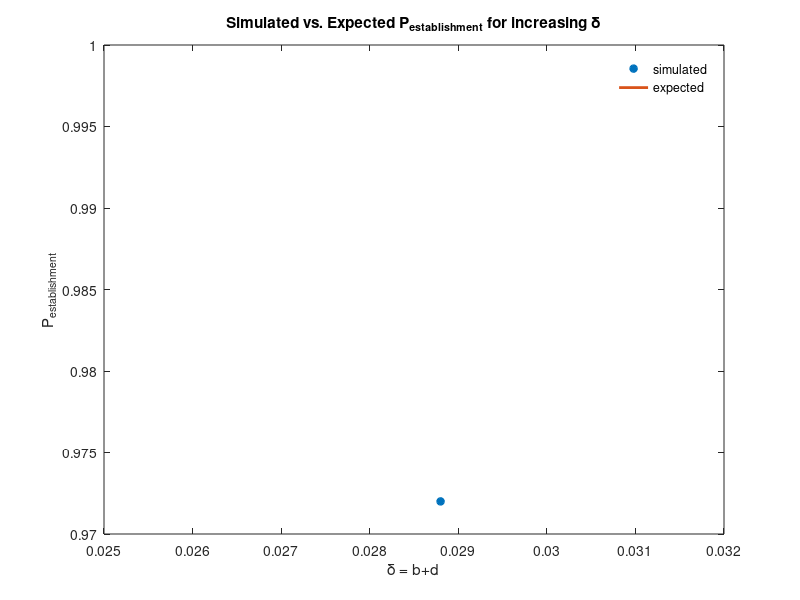
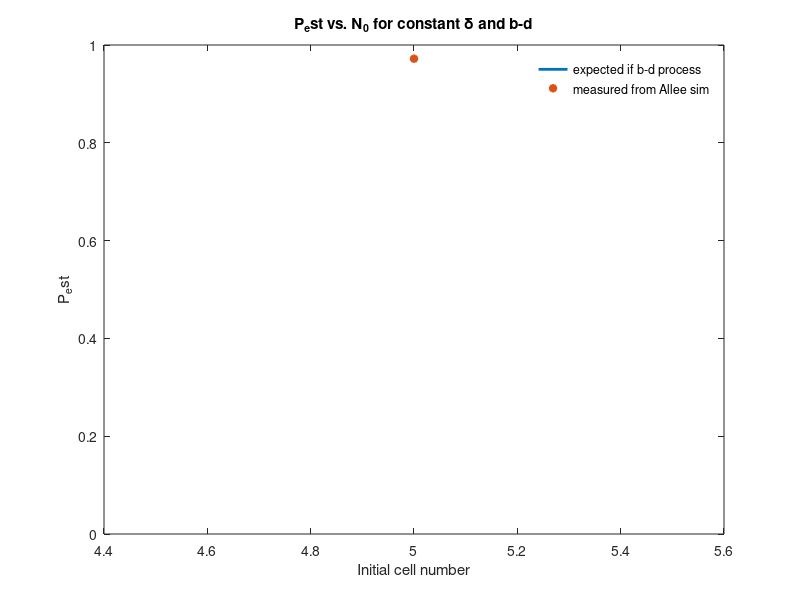
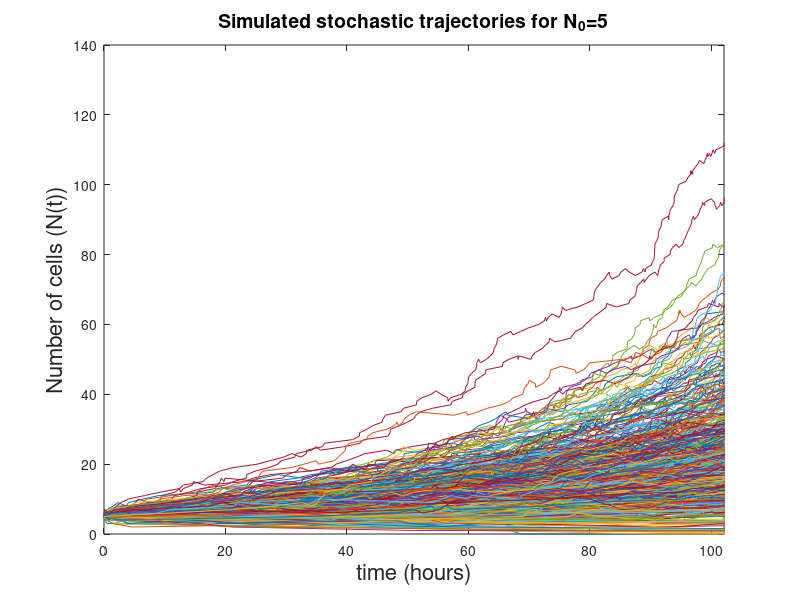

Recreate these plots in MATLAB, in order. (Note: a time limit stopped this script after it produced the figures.)
% Moment- Approach fitting of stochastic birth-death-Allee process for small cell
% number data

% This code is first attempt to use moment-approach (so mean and
% variance)of N(t) trajectories to fit small cell number well data.

% We will start by simulating stochastic cell trajectories using a set b
% and d, and A , and see if we can use the following equations for <n(t)> and V(t)
% to perform parameter estimation in Bayesian framework
% For random birth death process we have:

%d<n>/dt=(b-d)<n>(1-A/<n>)


close all; clear all; clc

% Start by generating 20 n0=1 trajectories
% assume birth rate = 0.0238, death rate = 0.005
% Set up time and N counter
Ninit = [1 2 3 4 5 6 7];
Ninit = 5;
for i = 1:length(Ninit)
b = 0.0233 + .0005; % birth rate
d = 0.0045 + .0005; % death rate
delta= b+d;
A = 2;
%birth_n = b*N; % birth hazard function
%death_n = d*N; % death hazard function
num_samps = 500;
num_iters = 150;
take_offs = 0;
state = zeros(num_iters,num_samps);
tstate = zeros(num_iters,num_samps);
state(1,:) = Ninit(i); % at time 0, number of cells =N
tjump(1, :) = 0; % start at time 0
ct_extinct = 0;
for j = 1:num_samps

    N=Ninit(i);
    N0 = N;
    time(1)= 0;
for k = 2:num_iters
    birth_n = (b*N)-(b-d)*A; % birth 
    if birth_n <0
        birth_n = 0;
    end
    death_n = d*N; % death 
    if N==0
        N=0;
    else
        r = rand;
        if r< (birth_n)/(birth_n+death_n)
        N = N+1;
        end
        if r>= (birth_n)/(birth_n+death_n)
        N = N-1;
        end
    end
    state(k, j) = N;
    % set time step to be proportional
    r2=rand;
    tstep =-log(r2)/(birth_n + death_n);
    if tstep == Inf
        % make tstep same as previous?
        tstep = 1;
    end
    time = time + tstep;
    tstate(k,j) = time;
    
    % If N goes below 0, cells go extinct, N=0 throughout
    if N <= 0
       state(k:end,j) = 0;
    end
   
end
    
    thres = 0;
     if state(end,j) > thres
        take_offs= take_offs +1;
     end 
    ind(j) = state(end,j)>thres;


end
  P_takeoff(i)= take_offs/num_samps;
  P_tkoff_theor(i) = 1-((d/b).^Ninit(i));
  end

% find minimum time "measured"
tmin = min(tstate(end, :));

% add constant technical noise to data
sigmaT = 0; % guess that on average count is off by one quarter of a cell?
state = state+ round(normrnd(0, sigmaT,size(state)));
% eliminate those below 0
for j=1:size(state,1)
    for i = 1:size(state,2)
        if state(j,i)<0
            state(j,i)=0;
        end
    end
end
%% Plot P_est with simulated data vs expected value
figure;
plot(delta,P_takeoff, '*', 'LineWidth',2)
hold on
plot(delta, P_tkoff_theor,'-','LineWidth',2)
xlabel('\delta = b+d')
ylabel('P_{establishment}')
title('Simulated vs. Expected P_{establishment} for increasing \delta')
legend('simulated', 'expected')
legend boxoff


P_est_theor=1-((d/b).^Ninit);

figure;
plot(Ninit, P_est_theor,'-', 'LineWidth',2)
hold on
plot(Ninit,P_takeoff, '*', 'LineWidth',2)
xlabel('Initial cell number')
ylabel('P_est')
title('P_est vs. N_{0} for constant \delta and b-d')
legend('expected if b-d process', 'measured from Allee sim')
legend boxoff
ylim([0 1])
%% Plot simulated cell number trajectories out to minimum time reached
figure;
hold off
for j = 1:num_samps
plot(tstate(:,j), state(:,j))
hold on
end
xlim([0, tmin])
xlabel('time (hours)', 'FontSize', 16)
ylabel('Number of cells (N(t))', 'FontSize', 16)
title('Simulated stochastic trajectories for N_{0}=5', 'FontSize', 14)
%title(['Simulated N(t) trajectories for b=', num2str(b), ' & d=', num2str(d)])


%% UNIFORM SAMPLING from stochastic trajectories 
%Want to smooth by sampling from N at tsamp
tstart=0;
tint=2;

tsamp = tstart:tint:100+tstart;
for j = 1:num_samps
    tstoch = tstate(:,j);
    Nstoch = state(:,j);

for i = 1:length(tsamp)
    % find nearest tstate that is less that tsamp
    ind =find(tstoch<=tsamp(i),1,'last');
    tfind = tstoch(ind);
    Nsamp(i,j)=Nstoch(ind);
end

end
mu_data = mean(Nsamp,2);
figure;
hold on 
for j = 1:num_samps
plot(tsamp,Nsamp(:,j), 'r.');
hold on
plot(tstate(:,j), state(:,j),'b.');
end
plot(tsamp, mu_data, 'k-', 'LineWidth',3)
xlabel ('time (hours)')
ylabel('number of cells')
xlim([0, tsamp(end)])
%title('Mean value of N in time for N0=5, A = 2')
%% Expected values for Allee model
% need to change all ODEs
% tsamp =tsamp(5:end);
% mu_data = mean(Nsamp,2);
% n_2_data = mean((Nsamp.^2),2);
% n_3_data = mean((Nsamp.^3),2);
% n_4_data = mean((Nsamp.^4),2);
% var_data = n_2_data - ((mu_data).^2);
% var4_data = n_4_data - ((mu_data).^4);
% V0= var_data(5);
% N0 = mu_data(5);

V0=0;
C_init(1)=N0;
C_init(2)=N0.^2;
C_init(3) = V0;
C_init(4)= N0.^3;
C_init(5)= N0.^4;
C_init(6) = V0;


f = @(t,C) [((b-d)*C(1)-(b-d)*A); % dn/dt
             2*C(2).*(b-d) - (2*C(1).*(b-d)*A) + (C(1).*(b+d))-((b-d)*A);   % dn2/dt
            (2*C(2).*(b-d) - (2*C(1).*(b-d)*A) + (C(1).*(b+d))-((b-d)*A)-(2*C(1).*((b-d)*C(1)-(b-d)*A))); % dV/dt
            (3*C(4).*(b-d)) + (3*C(2).*(b+d)-3*C(2)*(b-d)*A) - (3*C(1).*(b-d)*A)-((b-d)*A);%dn3dt
            (4*C(5).*(b-d)) + (6*C(4).*(b+d))-(4*C(4)*(b-d)*A)+(4*C(2).*(b-d))-(6*C(2).*(b-d)*A)+ (C(1).*(b+d))+...
            (4*C(1).*(b-d)*A)-((b-d)*A); %dn4dt
            (4*C(5).*(b-d)) + (6*C(4).*(b+d))-(4*C(4).*(b-d)*A)+(4*C(2).*(b-d))-(6*C(2).*(b-d)*A)+ (C(1).*(b+d))+...
            (4*C(1).*(b-d)*A)-((b-d)*A)-(4.*((C(1)).^3)*(((b-d).*C(1)-(b-d)*A)))];

options1 = odeset('Refine',1);  
options = odeset(options1,'NonNegative',1:6);
[t,C]=ode45(f, tsamp,C_init, options);
mu_C= C(:,1);
n2_C= C(:,2);
v2_C=C(:,3);
n3_C = C(:,4);
n4_C = C(:,5);
v4_C=C(:,6);

%% Plot Sampled Data from Stochastic Simulations alongside expected values of mean and variance
mu_data = mean(Nsamp,2);
n_2_data = mean((Nsamp.^2),2);
n_3_data = mean((Nsamp.^3),2);
n_4_data = mean((Nsamp.^4),2);
var_data = n_2_data - ((mu_data).^2);
var4_data = n_4_data - ((mu_data).^4);
%var_data = (std(Nsamp,0,2).^2);

figure;
subplot(1,2,1)
plot(tsamp, mu_data(1:end), 'r*')
hold on
plot(tsamp, mu_C, 'k-', 'LineWidth',2)
xlabel('time (hours)')
ylabel('Mean cell number')
%title('Strong Allee on birth mean', 'FontSize', 14)
title('Mean', 'FontSize', 14)
legend('mean simulated data', 'expected mean', 'FontSize',12, 'Location', 'NorthWest')
legend boxoff

% subplot(1,3,2)
% plot(tsamp, n_2_data(1:end), 'g*')
% hold on
% plot(tsamp, n2_C, 'b.', 'LineWidth',2)
% xlabel('time (hours)')
% ylabel('<n2>')
% title('Expected vs. simulated <n2>')
% legend('<n2> in simulated data', 'expected <n2>')
% legend boxoff

subplot(1,2,2)
plot(tsamp, var_data(1:end), 'g*')
hold on
plot(tsamp, v2_C, 'k-', 'LineWidth',2)
xlabel('time (hours)')
ylabel('Variance')
%title('Strong Allee on birth variance', 'FontSize', 14)
title ('Variance', 'FontSize',14)
legend('variance in simulated data', 'expected variance', 'FontSize',12, 'Location', 'NorthWest')
legend boxoff
%%
figure;
subplot(1,3,1)
plot(tsamp, n_3_data(1:end), 'm*')
hold on
plot(tsamp, n3_C, 'b-', 'LineWidth',2)
xlabel('time (hours)')
ylabel('<n3>')
title('Expected vs. simulated <n3>')
legend('<n3> in simulated data', 'expected <n3>')
legend boxoff

subplot(1,3,2)
plot(tsamp, n_4_data(1:end), 'g*')
hold on
plot(tsamp, n4_C, 'b-', 'LineWidth',2)
xlabel('time (hours)')
ylabel('<n4>')
title('Expected vs.  simulated <n4>')
legend('<n4> in simulated data', 'expected <n4>')
legend boxoff

subplot(1,3,3)
plot(tsamp, var4_data(1:end), 'r-')
hold on
plot(tsamp, v4_C, 'b-', 'LineWidth',1)
xlabel('time (hours)')
ylabel('Var4')
title('Expected vs.  simulated Var4')
legend('<n4> in simulated data', 'expected <n4>')
legend boxoff
%% Check your function

p = horzcat(b,d,A);
C= moments_Allee_ODE(p, N0, V0, tsamp);

figure;
plot(tsamp, C(:,6),'b-')
hold on
plot(tsamp, var4_data, 'g*')
xlabel('time (hours)')
ylabel('Variance')
title('Simulated fourth moment')
legend('fourth moment SSA fxn', 'fourth moment simulated data')
legend boxoff
%% Test mufxn
ttry=tsamp(4:end);
figure;
plot(tsamp, mu_data)
hold on
plot(ttry, mu_fxnA(p,ttry, N0))
title ('mu comparison')

figure;
plot(tsamp, var_data)
hold on
plot(ttry, V_fxnA(p, ttry,N0, V0))
title ('variance comparison')
figure;
plot(tsamp, var4_data)
hold on
plot(ttry, V4_fxnA(p,ttry,N0,V0))
title('variance 4 comparison')

%% Perform Bayesian parameter estimation
% Want to fit parameters b, d, A, and  both sigmas
t=tsamp(2:end); % only want to fit data after initial condition
N= length(t);
% For now, start by assuming sigma = 1 and fit for b and d


pfxform5 = @(pval)[1 1 1 1 1].*log(pval); %'forward' parameter transform into Reals
pfxform = @(pval)[1 1 1].*log(pval); %'forward' parameter transform into Reals
pbxform5 = @(phat)[1 1 1 1 1].*exp(phat); %'backward' parameter transform into model space
pbxform = @(phat)[1 1 1].*exp(phat); %'backward' parameter transform into model space
yfxform = @(y)log(y); % 'forward' transform for data and model output
ybxform = @(yhat)exp(yhat); % 'inverse' transform for data and model output

% Two observations to fit on, mu_data and var_data
% both use tsamp
modelfun_mu5= @(p)mu_fxnA(p(1:3),t, N0); % <n> for params p = b,d, & A
modelfun_V5= @(p)V_fxnA(p(1:3),t, N0, V0); % variance as a function of parameters
modelfun_mu= @(p)mu_fxnA(p,t, N0); % <n> for params p = b,d, & A
modelfun_V= @(p)V_fxnA(p,t, N0, V0); % variance as a function of parameters
var_in_mean5 =  @(p)(1/N).*(V_fxnA(p(1:3), t, N0, V0)) + (p(4).^2).*ones(length(t),1); % variance in mean
var_in_var5 = @(p)(1/N).*(V4_fxnA(p(1:3),t, N0, V0)-(((N-3)./(N-1)).*(V_fxnA(p(1:3), t, N0, V0).^2))) + ((p(5).^2).*ones(length(t),1));
var_in_mean =  @(p)(1/N).*(V_fxnA(p, t, N0, V0)); % variance in mean
var_in_var = @(p)(1/N).*(V4_fxnA(p,t, N0, V0)-(((N-3)./(N-1)).*(V_fxnA(p, t, N0, V0).^2)));
% Initial guess
bguess = b+.001;
dguess = d+.001;
Aguess = A+.5;

theta = [bguess,dguess, Aguess];

sig1 = 0.1;
sig2 =0.1;

theta5 = horzcat(theta, sig1, sig2);

% Don't fit on first time point because variance will be 0
v_data= var_data(2:end);
m_data = mu_data(2:end);
ydata = horzcat(m_data,v_data);
mudata = m_data;
vardata= v_data;
%% Redo log likelihood function not using log transforms!
p5 = horzcat(p, sig1, sig2);
%J5= @(phat)((0.5*sum((log(2*pi*var_in_mean5(pbxform5(phat)))) + (((yfxform(modelfun_mu5(pbxform5(phat))) - yfxform(mudata))./sqrt(var_in_mean5(pbxform5(phat)))).^2))) +...
 %(0.5*sum((log(2*pi*var_in_var5(pbxform5(phat)))) + (((yfxform(modelfun_V5(pbxform5(phat))) - yfxform(vardata))./sqrt(var_in_var5(pbxform5(phat)))).^2))));

Jnew = @(phat) (sum(((mudata-modelfun_mu5(pbxform5(phat))).^2)./(2.*sqrt(var_in_mean5(pbxform5(phat)))) + log(sqrt(var_in_mean5(pbxform5(phat)))) + 0.5*log(2*pi))+...
    sum(((vardata-modelfun_V5(pbxform5(phat))).^2)./(2.*sqrt(var_in_var5(pbxform5(phat)))) + log(sqrt(var_in_var5(pbxform5(phat)))) + 0.5*log(2*pi)));
J_t = @(phat) ((((mudata-modelfun_mu5(pbxform5(phat))).^2)./(2.*sqrt(var_in_mean5(pbxform5(phat)))) + log(sqrt(var_in_mean5(pbxform5(phat)))) + 0.5*log(2*pi))+...
    (((vardata-modelfun_V5(pbxform5(phat))).^2)./(2.*sqrt(var_in_var5(pbxform5(phat)))) + log(sqrt(var_in_var5(pbxform5(phat)))) + 0.5*log(2*pi)));

objfun_Jnew = @(phat)(Jnew(phat));
lb = [0 0 0 0.1 0.1];
ub = [ Inf Inf Inf Inf Inf];
[phatbest_Jnew,fval,exitflag] = fminsearchbnd(objfun_Jnew, pfxform5(theta5), pfxform5(lb), pfxform5(ub));% need a better way to search parameter space,i.e. montecarlo
negLLguessnew= objfun_Jnew(pfxform5(theta5))
negLLtruenew= objfun_Jnew(pfxform5(p5))
negLLfit= objfun_Jnew(phatbest_Jnew)
params_best_Jnew= pbxform5(phatbest_Jnew)

% look at it in time
negLLtruet=J_t(pfxform5(p5));
negLLguesst=J_t(pfxform5(theta5));
negLLfitt = J_t(phatbest_Jnew);
figure;
plot(t, negLLtruet,'*', 'LineWidth',2)
hold on
plot(t, negLLguesst, 'LineWidth',2)
plot(t, negLLfitt, 'LineWidth', 2)
xlabel ('time')
ylabel('contribution to negative LL')
title('Negative LL in time')
legend('true params', 'initial guess', 'fit param')

%% Redo without fitting for sigu and sig var


Jnew = @(phat) (sum(((mudata-modelfun_mu(pbxform(phat))).^2)./(2.*sqrt(var_in_mean(pbxform(phat)))) + log(sqrt(var_in_mean(pbxform(phat)))) + 0.5*log(2*pi))+...
    sum(((vardata-modelfun_V(pbxform(phat))).^2)./(2.*sqrt(var_in_var(pbxform(phat)))) + log(sqrt(var_in_var(pbxform(phat)))) + 0.5*log(2*pi)));
J_t = @(phat) ((((mudata-modelfun_mu(pbxform(phat))).^2)./(2.*sqrt(var_in_mean(pbxform(phat)))) + log(sqrt(var_in_mean(pbxform(phat)))) + 0.5*log(2*pi))+...
    (((vardata-modelfun_V(pbxform(phat))).^2)./(2.*sqrt(var_in_var(pbxform(phat)))) + log(sqrt(var_in_var(pbxform(phat)))) + 0.5*log(2*pi)));

objfun_Jnew = @(phat)(Jnew(phat));
lb = [0 0 0 ];
ub = [ Inf Inf Inf ];
[phatbest_Jnew,fval,exitflag] = fminsearchbnd(objfun_Jnew, pfxform(theta), pfxform(lb), pfxform(ub));% need a better way to search parameter space,i.e. montecarlo
negLLguessnew= objfun_Jnew(pfxform(theta))
negLLtruenew= objfun_Jnew(pfxform(p))
negLLfit= objfun_Jnew(phatbest_Jnew)
params_best_Jnew= pbxform(phatbest_Jnew)

% look at it in time
negLLtruet=J_t(pfxform(p));
negLLguesst=J_t(pfxform(theta));
negLLfitt = J_t(phatbest_Jnew);
figure;
plot(t, negLLtruet,'*', 'LineWidth',2)
hold on
plot(t, negLLguesst, 'LineWidth',2)
plot(t, negLLfitt, 'LineWidth', 2)
xlabel ('time')
ylabel('contribution to negative LL')
title('Negative LL in time')
legend('true params', 'initial guess', 'fit param')

mu_fitJst = mu_fxnA(params_best_Jnew,t, N0);
V_fitJst= V_fxnA(params_best_Jnew,t,N0, V0);

figure;
subplot(1,2,1)
plot(tsamp, mu_data, 'r*')
hold on
plot(t, mu_fitJst, 'b--', 'LineWidth',3)
plot(tsamp, mu_C, 'k-', 'LineWidth',2)
xlabel('time (hours)')
ylabel('<n>')
title('Bayes fit mean')
legend('data', 'fit', 'expected')
legend boxoff


subplot(1,2,2)
plot(tsamp, var_data, 'g*')
hold on
plot(t, V_fitJst, 'b--', 'LineWidth',3)
plot(tsamp, v2_C, 'k-', 'LineWidth',2)
xlabel('time (hours)')
ylabel('Variance')
title('Bayes fit variance')
legend('data', 'fit', 'expected')
legend boxoff


%% Troubleshoot by looking at negLL in time
J_t= @(phat)((0.5*((log(2*pi*var_in_mean(pbxform(phat)))) + (((yfxform(modelfun_mu(pbxform(phat))) - yfxform(mudata))./sqrt(var_in_mean(pbxform(phat)))).^2))) +...
 (0.5*((log(2*pi*var_in_var(pbxform(phat)))) + (((yfxform(modelfun_V(pbxform(phat))) - yfxform(vardata))./sqrt(var_in_var(pbxform(phat)))).^2))));
% using 4th order variance in data
% J_t= @(phat)((0.5*((log(2*pi*var_in_mean(pbxform(phat)))) + (((yfxform(modelfun_mu(pbxform(phat))) - yfxform(mudata))./sqrt(var_in_mean(pbxform(phat)))).^2))) +...
%  (0.5*((log(2*pi*var_in_var_data)) + (((yfxform(modelfun_V(pbxform(phat))) - yfxform(vardata))./sqrt(var_in_var_data)).^2))));
negLLtruet=J_t(pfxform(p));
negLLguesst=J_t(pfxform(theta));
negLLfind = J_t(phatbest_Jsigt);
figure;
plot(t, negLLtruet,'*', 'LineWidth',2)
hold on
plot(t, negLLguesst, 'LineWidth',2)
plot(t, negLLfind, 'LineWidth', 2)
xlabel ('time')
ylabel('contribution to negative LL')
title('Negative LL in time')
legend('true params', 'initial guess', 'fit param')
%% Redo MCMC Search algorithm
% 1. Uniformly sample domain and calculate negLL at each point
% 2. Take lowest negLL as initial guess 
% 3. Random walk to search for better neg LL

% set domain of b, d, and A
bvec = [ 0: 0.005: 0.05];
dvec = [ 0: 0.001: 0.01];
Avec = [ 0: 1:10];

% make a 3D mesh
[B,D,A] = meshgrid(bvec, dvec, Avec); % 3D grid of parameters
Bflat = reshape(B,1,[]); % vector of bs
Dflat = reshape(D,1,[]); % vector of ds
Aflat = reshape(A,1, []); % vector of As

% run loop through vector of parameters and calculate negLL

for j = 1:length(Bflat)
    % set params
    pguess(j,1:3) = horzcat(Bflat(j),Dflat(j),Aflat(j));
    negLL(j)= objfun_Jnew(pfxform(pguess(j,1:3)));
    pguess(j,4) = negLL(j);   
end

NEGLL = reshape(negLL, size(A));
[Jinit,imin] = min(pguess(:,4));
pinit = pguess(imin,1:3)

figure;
hold off;
surf(bvec,dvec,NEGLL(:,:,3));
hold on
plot3(pinit(1), pinit(2), Jinit, 'r*', 'LineWidth',8)
xlabel( 'b')
ylabel('d')
zlabel('negLL')
title('Initial parameter space search')



%%  Write Markov-Chain Monte Carlo Search Algorithm


J_true= objfun_Jnew( pfxform(p));
J_curr = Jinit; % set current negLL value to inital value to initialize
count_accepted = 0; % start with no changes accepted

% Initialize a vector to store b and d params in
nruns = 10000;
store_params = zeros(nruns, 5); % store J, b,  d, sigu, and sig vfor each run

% Outside the loop: initialize temperature and iterations
T0= 20;
k = 1:1:nruns;
T= T0*exp(-4*k./(nruns)); % sets up gradual cooling

 prob_test= exp((J_curr-J_true)./T(1))

% check that temperature annealing is working
figure;
hold off
set(gca,'LineWidth',1.5,'FontSize',12);
plot(k, T, 'LineWidth', 3)
xlabel('Markov step')
ylabel('Temperature')
title('Temperature Annealing')

bstep = 0.001; % step size for searching birth param
dstep = 0.0002; % step size for searchign death param
Astep = 0.2;
% sigustep = 0.005;
% sigvstep = 0.005;
% set initial guess as b1 and d1
b1=pinit(1);
d1=pinit(2);
A1= pinit(3);
% sigu1= theta5(4);
% sigv1 = theta5(5);
store_acc_params = [];
store_acc_params(1,1) = Jinit;
store_acc_params(1,2) = b1;
store_acc_params(1,3) = d1;
store_acc_params(1,4) = A1;
%%
theta1 = pinit;
for k = 1:nruns
    r = rand;
    % set up to only change one parameter at a time, use rand to choose the
    % parameter to update
    if r<0.33
        % update b
        b2 = b1 + bstep*(2*rand-1);
        d2 = d1;
        A2 = A1;
    end
    if r>0.33 && r<0.67
        % update d
        d2 = d1 + dstep*(2*rand-1);
        b2 = b1;
        A2 = A1;
    end
    if r>0.67
        % update A
        A2 = A1 + Astep*(2*rand-1);
        b2 = b1;
        d2 = d1;
    end
    
%     b2 = b1 + bstep*(2*rand-1);
%     d2 = d1 + dstep*(2*rand-1);
%     A2 = A1 + Astep*(2*rand-1);

    
% Constrain search region to domain
    if b2<0 
        b2=0;
    end
    if b2>.05
        b2 = .05;
    end
    if d2<0
        d2=0;
    end
    if d2>.01
        d2 = .01;
    end
    if A2<0
        A2=0;
    end
    if A2>10
        A2 = 10;
    end
    
    % find the neg LL of the new params
    theta2 = horzcat(b2,d2,A2);
    J_new = objfun_Jnew( pfxform(theta2));
    % store the  negLL and searched parameters
    store_params(k,1) = J_new;
    store_params(k,2) =b2;
    store_params(k,3) = d2;
    store_params(k,4)=A2;
%     store_params(k,5) = sigu2;
%     store_params(k,6) = sigv2;
    
    prob(k) = exp((J_curr-J_new)./T(k));
    % if Jcurr > Jnew, Jnew is better--the numerator in the exponent is positive &
    % prob>1--> change will always be accepted
    % if Jcurr < Jnew, numerator is negative, & prob <1 --> chance change
    % will be accepted
    
    if rand < prob(k) % if true, accept the change!
        b1 = b2;
        d1 = d2;
        A1 = A2;
%         sigu1= sigu2;
%         sigv1 = sigv2;
        theta1 = theta2;
        J_curr = J_new;
        count_accepted = count_accepted +1;
        % decrease search step size
        if r<0.33
            % update b step
            bstep = 0.999*bstep;
        end
        if r>0.33 && r<0.67
            % update d step
             dstep = 0.999*dstep;
        end
        if r>0.67
            % update A
              Astep = 0.999*Astep;
        end

        params(1,1) = J_curr;
        params(1,2)= b1;
        params(1,3)= d1;
        params(1,4)= A1;
        store_acc_params= vertcat(store_acc_params, params);
    else
        % increase search step size
        if r<0.33
            % update b step
            bstep = 1.001*bstep;
        end
        if r>0.33 && r<0.67
            % update d step
             dstep = 1.001*dstep;
        end
        if r>0.67
            % update A
              Astep = 1.001*Astep;
        end

    end
       
end
%%
params_best_MC = store_acc_params(end,2:4)
[lowest_LL,ind] = min(store_acc_params(:,1));
lowestLLparams = store_acc_params(ind, 2:4)
diff_trueMC= params_best_MC(1:3) - p;
diff_trueML=lowestLLparams-p;
pct_error(:) = 100*(abs(diff_trueMC(1:3))./p)
pct_errorML(:) = 100*(abs(diff_trueML(1:3))./p)
negLLMC = J_t(pfxform(params_best_MC));
figure;
plot(t, negLLtruet, 'LineWidth',2)
hold on
plot(t, negLLfitt, 'LineWidth',2)
plot(t, negLLMC, 'LineWidth', 2)
xlabel ('time')
ylabel('contribution to negative LL')
title('Negative LL in time')
legend('true params', 'fminsearch', 'MC fit Params')
%%

figure;
plot(0:1:count_accepted, store_acc_params(:,1))
xlabel('iterations')
ylabel('negLL')
title('negLL')

 figure;
 plot(0:1:count_accepted, store_acc_params(:,2), 'g.')
 hold on
 plot(0:1:count_accepted, store_acc_params(:,3), 'b.')
 %plot(1:1:nruns, store_acc_params(:,4), 'r.')
%  plot(1:1:nruns, store_acc_params(:,4),'r.')
%   plot(1:1:nruns, store_acc_params(:,5),'m.')
 legend( 'birth rates', 'death rates')
 xlabel('iterations')
 ylabel('rate')
 title('Accepted birth, death, and A parameters')
 
 figure;
 plot(0:1:count_accepted, store_acc_params(:,4), 'r.')
%  plot(1:1:nruns, store_acc_params(:,4),'r.')
%   plot(1:1:nruns, store_acc_params(:,5),'m.')
 legend('A')
 xlabel('iterations')
 ylabel('rate')
 title('Accepted A parameters')
 
 figure;
 plot(1:1:nruns, store_params(:,2), 'g.')
 hold on
 plot(1:1:nruns, store_params(:,3), 'b.')
 %plot(1:1:nruns, store_params(:,4), 'r.')
%  plot(1:1:nruns, store_params(:,4), 'r.')
%   plot(1:1:nruns, store_params(:,5), 'm.')
 legend( 'birth rates', 'death rates', 'A','\sigma\mu', '\sigmavar')
 xlabel('iterations')
 ylabel('rate')
 title('Explored birth, death, and A parameters')
 
 figure;
 plot(1:1:nruns, prob, 'r.')
 ylim([0 1])
%%
figure;
subplot(1,3,1)
hist(store_acc_params(:,2))
ylabel('frequency')
xlabel('b')
subplot(1,3,2)
hist(store_acc_params(:,3))
ylabel('frequency')
xlabel('d')
subplot(1,3,3)
hist(store_acc_params(:,4))
ylabel('frequency')
xlabel('A')
% subplot(1,5,4)
% hist(store_acc_params(:,5))
% ylabel('frequency')
% xlabel('\sigmamu')
% subplot(1,5,5)
% hist(store_acc_params(:,6))
% ylabel('frequency')
% xlabel('\sigmavar')
%%

% Plots of two parameters colored by likelihood
likelihoodval = exp(-store_acc_params(:,1));
likelihoodvalall = exp(-store_params(:,1));
pointsize = 30;
figure;
scatter(store_acc_params(:,2), store_acc_params(:,3), pointsize, likelihoodval,'filled');
colorbar
xlabel('b')
%xlim([ b-.005 b + .005])
%ylim([0 d+.005])
ylabel('d')
title(' b versus d colored by likelihood for accepted parameters')

figure;
scatter(store_acc_params(:,2), store_acc_params(:,4), pointsize, likelihoodval,'filled');
colorbar
xlabel('b')
%xlim([ b-.005 b + .005])
%ylim([0 d+.005])
ylabel('A')
title(' b versus A colored by likelihood for accepted parameters')

figure;
scatter(store_acc_params(:,3), store_acc_params(:,4), pointsize, likelihoodval,'filled');
colorbar
xlabel('d')
%xlim([ b-.005 b + .005])
%ylim([0 d+.005])
ylabel('A')
title(' d versus A colored by likelihood for accepted parameters')

%% Try to make 3D plot colored by likelihood

figure;
scatter3(store_acc_params(:,2),store_acc_params(:,3), store_acc_params(:,4), pointsize, likelihoodval,'filled')
xlabel ('b')
ylabel('d')
zlabel('A')
figure;
scatter3(store_params(:,2),store_params(:,3), store_params(:,4), pointsize, likelihoodvalall,'filled')
xlabel ('b')
ylabel('d')
zlabel('A')
%%

std_dev = std(store_acc_params(:, 2:end))
credible_interval = prctile(store_acc_params(:, 2:end),[ 2.5, 97.5])

CI(1,:)= params_best_MC - 1.96*std_dev;
CI(2,:) = params_best_MC + 1.96*std_dev;
figure;
subplot(1,3,1)
plot(store_acc_params(:,2), likelihoodval,'ro')
hold on
xlabel ('b')
ylabel('likelihood')
title (['b=',num2str(round(params_best_MC(1), 4)),' +/- ', num2str(round(1.96*std_dev(1),4))])
subplot(1,3,2)
plot(store_acc_params(:,3), likelihoodval,'bo')
xlabel ('d')
ylabel('likelihood')
title (['d=',num2str(round(params_best_MC(2), 4)),' +/- ', num2str(round(1.96*std_dev(2),4))])
subplot(1,3,3)
plot(store_acc_params(:,4), likelihoodval,'go')
xlabel ('A')
ylabel('likelihood')
title (['A=',num2str(round(params_best_MC(3), 4)),' +/- ', num2str(round(1.96*std_dev(3),4))])

%%

std_dev = std(store_acc_params(:, 2:end))
